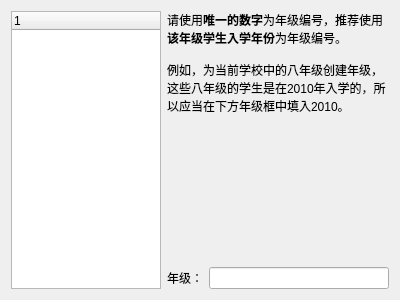
<?xml version="1.0" encoding="UTF-8"?>
<ui version="4.0">
 <class>InputGradeInfoWizardPage</class>
 <widget class="QWizardPage" name="InputGradeInfoWizardPage">
  <property name="geometry">
   <rect>
    <x>0</x>
    <y>0</y>
    <width>400</width>
    <height>300</height>
   </rect>
  </property>
  <property name="windowTitle">
   <string>输入年级信息</string>
  </property>
  <layout class="QHBoxLayout" name="horizontalLayout_2">
   <item>
    <widget class="QTreeWidget" name="gradeTreeWidget">
     <property name="minimumSize">
      <size>
       <width>150</width>
       <height>0</height>
      </size>
     </property>
     <property name="maximumSize">
      <size>
       <width>150</width>
       <height>16777215</height>
      </size>
     </property>
     <property name="rootIsDecorated">
      <bool>false</bool>
     </property>
     <column>
      <property name="text">
       <string notr="true">1</string>
      </property>
     </column>
    </widget>
   </item>
   <item>
    <layout class="QVBoxLayout" name="verticalLayout">
     <item>
      <widget class="QLabel" name="introLabel">
       <property name="text">
        <string>&lt;!DOCTYPE HTML PUBLIC &quot;-//W3C//DTD HTML 4.0//EN&quot; &quot;http://www.w3.org/TR/REC-html40/strict.dtd&quot;&gt;
&lt;html&gt;&lt;head&gt;&lt;meta name=&quot;qrichtext&quot; content=&quot;1&quot; /&gt;&lt;style type=&quot;text/css&quot;&gt;
p, li { white-space: pre-wrap; }
&lt;/style&gt;&lt;/head&gt;&lt;body style=&quot; font-family:'SimSun'; font-size:9pt; font-weight:400; font-style:normal;&quot;&gt;
&lt;p style=&quot; margin-top:0px; margin-bottom:0px; margin-left:0px; margin-right:0px; -qt-block-indent:0; text-indent:0px;&quot;&gt;请使用&lt;span style=&quot; font-weight:600;&quot;&gt;唯一的数字&lt;/span&gt;为年级编号，推荐使用&lt;span style=&quot; font-weight:600;&quot;&gt;该年级学生入学年份&lt;/span&gt;为年级编号。&lt;/p&gt;
&lt;p style=&quot;-qt-paragraph-type:empty; margin-top:0px; margin-bottom:0px; margin-left:0px; margin-right:0px; -qt-block-indent:0; text-indent:0px;&quot;&gt;&lt;/p&gt;
&lt;p style=&quot; margin-top:0px; margin-bottom:0px; margin-left:0px; margin-right:0px; -qt-block-indent:0; text-indent:0px;&quot;&gt;例如，为当前学校中的八年级创建年级，这些八年级的学生是在2010年入学的，所以应当在下方年级框中填入2010。&lt;/p&gt;&lt;/body&gt;&lt;/html&gt;</string>
       </property>
       <property name="wordWrap">
        <bool>true</bool>
       </property>
      </widget>
     </item>
     <item>
      <spacer name="verticalSpacer">
       <property name="orientation">
        <enum>Qt::Vertical</enum>
       </property>
       <property name="sizeHint" stdset="0">
        <size>
         <width>20</width>
         <height>40</height>
        </size>
       </property>
      </spacer>
     </item>
     <item>
      <layout class="QHBoxLayout" name="horizontalLayout">
       <property name="sizeConstraint">
        <enum>QLayout::SetDefaultConstraint</enum>
       </property>
       <item>
        <widget class="QLabel" name="gradeLabel">
         <property name="text">
          <string>年级：</string>
         </property>
        </widget>
       </item>
       <item>
        <widget class="QLineEdit" name="gradeLineEdit">
         <property name="alignment">
          <set>Qt::AlignCenter</set>
         </property>
        </widget>
       </item>
      </layout>
     </item>
    </layout>
   </item>
  </layout>
 </widget>
 <resources/>
 <connections/>
</ui>
